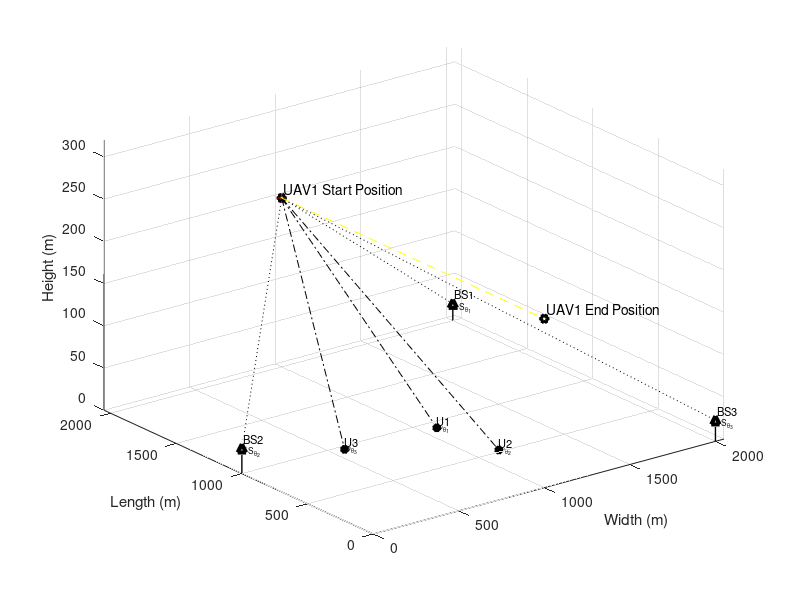

MATLAB code to generate this figure: (Note: this script raises an error after producing the figure.)
clc;
clear variables;
close all;

%% Simulation Environment

enWidth = 2000;             % Simulation Environment Width (X axis)
enLength = 2000;            % Simulation Environment Length (Y axis)
enHeight = 320;             % Simulation Environment Height (Z axis)
maxHeighUAV = 300;          % Maximum Height of UAV
minHeighUAV = 50;           % Minimum Height of UAV
noUsers = 3;                % Number of Users
noBS = 3;                   % Number of Base Sations
noUAV = 1;                  % Number of UAVs

%% Users, Base Sataions and UAV Position

% UAV Position
for i=1:noUAV
    xUAV_S(i) = 1000;       % UAV position in X axis
    yUAV_S(i) = enLength;      % UAV position in Y axis
    zUAV_S(i) = 200;%randi([minHeighUAV,maxHeighUAV]);   % UAV position in Z axis
end

% UAV End Position
for i=1:noUAV
    xUAV_E(i) = 1000;       % UAV position in X axis
    yUAV_E(i) = 0;      % UAV position in Y axis
    zUAV_E(i) = 200;%randi([minHeighUAV,maxHeighUAV]);   % UAV position in Z axis
end

% UAV Position
for i=1:noUAV
    xUAV(i) = 1000;       % UAV position in X axis
    yUAV(i) = enLength;      % UAV position in Y axis
    zUAV(i) = zUAV_S(i);   % UAV position in Z axis
end

% BS positions
xBS = [2000,0,2000];
yBS = [2000,1000,0];
zBS = [20, 30, 25];

% Users' posision
for i=1:noUsers
    xUser(i) = randi([enWidth/4, 3*enWidth/4]);      % User position in X axis
    yUser(i) = randi([enLength/4, 3*enLength/4]);     % User position in Y axis
    zUser(i) = 0;                   % User position in Z axis = 0
end

%% Figure Plot in Initial State

% User plotting
figure,
userPlot = plot3(xUser,yUser,zUser,'k*','linewidth',3); hold on;
for o=1:noUsers
    textUsers(o) = text(xUser(o)-10,yUser(o)-10,zUser(o)+10,['U',num2str(o)],'FontSize', 8);
    textUsAngle(o) = text(xUser(o)+10,yUser(o)+10,['U_{\theta_{',num2str(o),'}}'],'FontSize', 6);
end

% UAVs Plotting
plot3(xUAV_S, yUAV_S, zUAV_S, 'kh','linewidth', 3);
for o=1:noUAV
    text(xUAV_S(o) + 20, yUAV_S(o) + 10, zUAV_S(o) + 10,['UAV',num2str(o),' Start Position']);
end

plot3(xUAV_E, yUAV_E, zUAV_E, 'kh','linewidth', 3);
for o=1:noUAV
    text(xUAV_E(o) + 20, yUAV_E(o) + 10, zUAV_E(o) + 10,['UAV',num2str(o),' End Position']);
end

% BSs Plotting
plot3(xBS, yBS, zBS, 'k^','linewidth', 3);
for o=1:noBS
    plot3([xBS(o) xBS(o)], [yBS(o) yBS(o)],[zBS(o) 0], 'k-','linewidth', 1); drawnow
    text(xBS(o) + 20, yBS(o) + 10, zBS(o) + 10,['BS', num2str(o)],'FontSize', 8);
    textBSAngle(o) = text(xBS(o)+10,yBS(o)+10,zBS(o)-5,['BS_{\theta_{',num2str(o),'}}'],'FontSize', 6);
end

% Plotting LoS Channel between BSs and UAVs
for i = 1:noUAV
    for directBS = 1:noBS
        plot3([xUAV(i) xBS(directBS)], [yUAV(i) yBS(directBS)],[zUAV(i) zBS(directBS)], 'k:','linewidth', 0.5); drawnow
    end
end



% Plotting LoS Channel between users and UAVs
for i = 1:noUAV
    for directUsers = 1:noUsers
        plot3([xUAV(i) xUser(directUsers)], [yUAV(i) yUser(directUsers)],[zUAV(i) zUser(directUsers)], 'k-.','linewidth', 0.5); drawnow
    end
end

% Plotting UAV default path
for i = 1:noUAV
    plot3([xUAV_S(i) xUAV_E(i)], [yUAV_S(i) yUAV_E(i)],[zUAV_S(i) zUAV_E(i)], 'y--','linewidth', 0.5); drawnow
end

mx = (zUAV_S - zUAV_E)/(yUAV_S - yUAV_E);
c = zUAV_S - mx*yUAV_S;

%eqY = m*x + c;

% 3D Plot labels
xlim([0 2050])
ylim([0 2050])
zlim([0 320])
xlabel('Width (m)');
ylabel('Length (m)');
zlabel('Height (m)');
grid on; hold on; drawnow

index = 1;

%% Information for path loss model

eta = 2.5;              % Path Loss Component
b_0dB = -50;            % Reference Channel Gain in dB
b_0 = db2pow(b_0dB);    % Reference Channel Gain in linear scale
k = 0.01;               % Additional attenuation for NLoS

%% Infromation for Rician Fading Model

% Rician factor
K_min = 4;      % K_min value in dB
K_max = 12;     % K_max value in dB

A1 = db2pow(K_min);
A2 = (2/pi)*log((db2pow(K_max))/A1);

%N = 10^5;
g = sqrt(1/2)*(randn(1,1)+1i*randn(1,1));

%% Simulation

for j = enLength:-100:0
    for i=1:noUAV
        zUAV(i) = mx*j + c;
        yUAV(i) = j;
        plot3(xUAV(i),  yUAV(i),  zUAV(i), 'r+','linewidth', 0.5);hold on;

        % LoS distance between UAVs and BSs
        for bm=1:noBS
            groundDisUAV_BS(i,bm) = sqrt((xUAV(i)-xBS(bm))^2 + (yUAV(i)-yBS(bm))^2);
            DisUAV_BS(i,bm) = sqrt(groundDisUAV_BS(i,bm)^2 + (zBS(bm)-zUAV(i))^2);
            
            % Elavation Angle in radiant between UAVs and BS
            angleUAV_BS(i,bm) = atan(abs(zBS(bm)-zUAV(i))/groundDisUAV_BS(i,bm))*(180/pi);
            
            PLoS_BS(index,i,bm) = 1/(1+(10*exp(-0.6*(angleUAV_BS(i,bm)-10))));
            
            pow_LoS_BS = b_0*(DisUAV_BS(i,bm)^(-eta));
            pow_NLoS_BS = k*b_0*(DisUAV_BS(i,bm)^(-eta));
            Ch_pow_LoS_BS(index,i,bm) = pow2db(pow_LoS_BS); 
            Ch_pow_NLoS_BS(index,i,bm) = pow2db(pow_NLoS_BS);
            
            % Expected Path Loss Channel gain
            E_bd_BS = PLoS_BS(index,i,bm)*pow_LoS_BS + (1 - PLoS_BS(index,i,bm))*pow_NLoS_BS;
            E_bd_dB_BS(index,i,bm) = pow2db(E_bd_BS); % in dB
            
            % Angle depend rician factor
            K_UAV_BS(i,bm) = A1*exp(A2*angleUAV_BS(i,bm)*(pi/180));
            
            g_UAV_BS(i,bm) = sqrt(K_UAV_BS(i,bm)/(1+K_UAV_BS(i,bm)))*g + sqrt(1/(1+K_UAV_BS(i,bm)))*g;
            
            h_UAV_BS(index,i,bm) = sqrt(pow_LoS_BS)*g_UAV_BS(i,bm);
            
            h_UAV_BS_dB(index,i,bm) = pow2db(abs(h_UAV_BS(index,i,bm))^2);
            
        end
        
        % LoS distance between UAVs and Users
        for m=1:noUsers
            groundDisUAV_User(i,m) = sqrt((xUAV(i)-xUser(m))^2 + (yUAV(i)-yUser(m))^2);
            DisUAV_User(i,m) = sqrt(groundDisUAV_User(i,m)^2 + zUAV(i)^2);
            
            % Elavation Angle in radiant between UAVs and Users
            angleUAV_User(i,m) = atan(zUAV(i)/groundDisUAV_User(i,m))*(180/pi);
            
            
            PLoS(index,i,m) = 1/(1+(10*exp(-0.6*(angleUAV_User(i,m)-10))));
            
            pow_LoS = b_0*(DisUAV_User(i,m)^(-eta));
            pow_NLoS = k*b_0*(DisUAV_User(i,m)^(-eta));
            Ch_pow_LoS(index,i,m) = pow2db(pow_LoS); 
            Ch_pow_NLoS(index,i,m) = pow2db(pow_NLoS);
            
            % Expected Path Loss Channel gain
            E_bd = PLoS(index,i,m)*pow_LoS + (1 - PLoS(index,i,m))*pow_NLoS;
            E_bd_dB(index,i,m) = pow2db(E_bd); % in dB
            
            
            % Angle depend rician factor
            K_UAV_User(i,m) = A1*exp(A2*angleUAV_User(i,m)*(pi/180));
            
            g_UAV_User(i,m) = sqrt(K_UAV_User(i,m)/(1+K_UAV_User(i,m)))*g + sqrt(1/(1+K_UAV_User(i,m)))*g;
            
            h_UAV_Users(index,i,m) = sqrt(pow_LoS)*g_UAV_User(i,m);
            
            h_UAV_Users_dB(index,i,m) = pow2db(abs(h_UAV_Users(index,i,m))^2);
           
        end
        
        % Power coefficeints calculation for users
        [pow_coef_array_ch(index,:), pow_coef_array_fr(index,:)] = findPowCoeff(abs(h_UAV_Users(index,i,:)),noUsers);
        
        % Achievable Rate Calculations for Users
        [achievableRate_ch(index,:), achievableRate_fr(index,:)] = findAchievableRate(h_UAV_Users(index,i,:),pow_coef_array_ch(index,:),pow_coef_array_fr(index,:),noUsers);
        
        % Achievable Rate Calculations for BSs
        achievableRate_BS(index,:) = findAchievableRate_BS(h_UAV_BS(index,i,:),noBS);
        
        % Achievable Rate Calculations for Users in SWIPT model
        [achievableRate_ch_SWIPT(index,:), achievableRate_fr_SWIPT(index,:)] = findAchievableRate_SWIPT(h_UAV_Users(index,i,:),h_UAV_BS(index,i,:),pow_coef_array_ch(index,:),pow_coef_array_fr(index,:),noUsers);
        
        minRate = min(achievableRate_ch(index,:))
        if index>1 && index<21
            updatedPosition = positionUpdate_PSO(xUAV(i),yUAV(i),zUAV(i),minRate,noUsers,xUser,yUser,g);
            % updatedPosition = positionUpdate_PSO_selfcode(xUAV(i),yUAV(i),zUAV(i),minRate,noUsers,xUser,yUser,g);
            
            up_xUAV(index,i) = xUAV(i) + updatedPosition.position(1);
            up_zUAV(index,i) = zUAV(i) + updatedPosition.position(2);
            up_yUAV(index,i) = yUAV(i);
        else
            up_xUAV(index,i) = xUAV(i);
            up_yUAV(index,i) = yUAV(i);
            up_zUAV(index,i) = zUAV(i);
        end
        plot3(up_xUAV(index,i),  up_yUAV(index,i),  up_zUAV(index,i), 'gh','linewidth', 0.5);hold on;
        
        if index>1 
            plot3([up_xUAV(index-1,i) up_xUAV(index,i)], [up_yUAV(index-1,i) up_yUAV(index,i)],[up_zUAV(index-1,i) up_zUAV(index,i)], 'g--','linewidth', 0.5); drawnow
        end
       % updatedPosition.minRate
        % LoS distance between UAVs and BSs
        for bm=1:noBS
            groundDisUAV_BS_Up(i,bm) = sqrt((up_xUAV(index,i)-xBS(bm))^2 + (up_yUAV(index,i)-yBS(bm))^2);
            DisUAV_BS_Up(i,bm) = sqrt(groundDisUAV_BS_Up(i,bm)^2 + (zBS(bm)-up_zUAV(index,i))^2);
            
            % Elavation Angle in radiant between UAVs and Users
            angleUAV_BS_Up(i,bm) = atan(abs(zBS(bm)-up_zUAV(index,i))/groundDisUAV_BS_Up(i,bm))*(180/pi);
            
            PLoS_BS_Up(index,i,bm) = 1/(1+(10*exp(-0.6*(angleUAV_BS_Up(i,bm)-10))));
            
            pow_LoS_BS_Up = b_0*(DisUAV_BS_Up(i,bm)^(-eta));
            pow_NLoS_BS_Up = k*b_0*(DisUAV_BS_Up(i,bm)^(-eta));
            Ch_pow_LoS_BS_Up(index,i,bm) = pow2db(pow_LoS_BS_Up); 
            Ch_pow_NLoS_BS_Up(index,i,bm) = pow2db(pow_NLoS_BS_Up);
            
            % Expected Path Loss Channel gain
            E_bd_BS_Up = PLoS_BS_Up(index,i,bm)*pow_LoS_BS_Up + (1 - PLoS_BS_Up(index,i,bm))*pow_NLoS_BS_Up;
            E_bd_dB_BS_Up(index,i,bm) = pow2db(E_bd_BS_Up); % in dB
            
            % Angle depend rician factor
            K_UAV_BS_Up(i,bm) = A1*exp(A2*angleUAV_BS_Up(i,bm)*(pi/180));
            
            g_UAV_BS_Up(i,bm) = sqrt(K_UAV_BS_Up(i,bm)/(1+K_UAV_BS_Up(i,bm)))*g + sqrt(1/(1+K_UAV_BS_Up(i,bm)))*g;
            
            h_UAV_BS_Up(index,i,bm) = sqrt(pow_LoS_BS_Up)*g_UAV_BS_Up(i,bm);
            
            h_UAV_BS_dB_Up(index,i,bm) = pow2db(abs(h_UAV_BS_Up(index,i,bm))^2);
            
        end
        
        % LoS distance between UAVs and Users
        for m=1:noUsers
            groundDisUAV_User_Up(i,m) = sqrt((up_xUAV(index,i)-xUser(m))^2 + (up_yUAV(index,i)-yUser(m))^2);
            DisUAV_User_Up(i,m) = sqrt(groundDisUAV_User_Up(i,m)^2 + up_zUAV(index,i)^2);
            
            % Elavation Angle in radiant between UAVs and Users
            angleUAV_User_Up(i,m) = atan(up_zUAV(index,i)/groundDisUAV_User_Up(i,m))*(180/pi);
            
            
            PLoS_Up(index,i,m) = 1/(1+(10*exp(-0.6*(angleUAV_User_Up(i,m)-10))));
            
            pow_LoS_Up = b_0*(DisUAV_User_Up(i,m)^(-eta));
            pow_NLoS_Up = k*b_0*(DisUAV_User_Up(i,m)^(-eta));
            Ch_pow_LoS_Up(index,i,m) = pow2db(pow_LoS_Up); 
            Ch_pow_NLoS_Up(index,i,m) = pow2db(pow_NLoS_Up);
            
            % Expected Path Loss Channel gain
            E_bd_Up = PLoS_Up(index,i,m)*pow_LoS_Up + (1 - PLoS_Up(index,i,m))*pow_NLoS_Up;
            E_bd_dB_Up(index,i,m) = pow2db(E_bd_Up); % in dB
            
            
            % Angle depend rician factor
            K_UAV_User_Up(i,m) = A1*exp(A2*angleUAV_User_Up(i,m)*(pi/180));
            
            g_UAV_User_Up(i,m) = sqrt(K_UAV_User_Up(i,m)/(1+K_UAV_User_Up(i,m)))*g + sqrt(1/(1+K_UAV_User_Up(i,m)))*g;
            
            h_UAV_Users_Up(index,i,m) = sqrt(pow_LoS_Up)*g_UAV_User_Up(i,m);
            
            h_UAV_Users_dB_Up(index,i,m) = pow2db(abs(h_UAV_Users_Up(index,i,m))^2);
           
        end
%         %%%%%%%%%%%%%%%%%%%%%%%%%%%%%%%%%%%%%%%%%%%%%%%%%%%%%%%%%%%%%%%%%%%%%%%%%%%%%%%%%%%%%%%%%%%%%%%%%%
%         minRate_SWIPT = min(achievableRate_ch_SWIPT(index,:))
%         if index>1 && index<21
%             updatedPosition_SWIPT = positionUpdate_PSO_SWIPT(xUAV(i),yUAV(i),zUAV(i),xBS,yBS,zBS,minRate,noUsers,xUser,yUser,g,noBS);
%             up_xUAV_SWIPT(index,i) = xUAV(i) + updatedPosition_SWIPT.position(1);
%             up_zUAV_SWIPT(index,i) = zUAV(i) + updatedPosition_SWIPT.position(2);
%             up_yUAV_SWIPT(index,i) = yUAV(i);
%         else
%             up_xUAV_SWIPT(index,i) = xUAV(i);
%             up_yUAV_SWIPT(index,i) = yUAV(i);
%             up_zUAV_SWIPT(index,i) = zUAV(i);
%         end
%         plot3(up_xUAV_SWIPT(index,i),  up_yUAV_SWIPT(index,i),  up_zUAV_SWIPT(index,i), 'gp','linewidth', 0.5);hold on;
%         
%         if index>1 
%             plot3([up_xUAV_SWIPT(index-1,i) up_xUAV_SWIPT(index,i)], [up_yUAV_SWIPT(index-1,i) up_yUAV_SWIPT(index,i)],[up_zUAV_SWIPT(index-1,i) up_zUAV_SWIPT(index,i)], 'm--','linewidth', 0.5); drawnow
%         end
%        % updatedPosition.minRate
%         % LoS distance between UAVs and BSs
%         for bm=1:noBS
%             groundDisUAV_BS_Up_SWIPT(i,bm) = sqrt((up_xUAV_SWIPT(index,i)-xBS(bm))^2 + (up_yUAV_SWIPT(index,i)-yBS(bm))^2);
%             DisUAV_BS_Up_SWIPT(i,bm) = sqrt(groundDisUAV_BS_Up_SWIPT(i,bm)^2 + (zBS(bm)-up_zUAV_SWIPT(index,i))^2);
%             
%             % Elavation Angle in radiant between UAVs and Users
%             angleUAV_BS_Up_SWIPT(i,bm) = atan(abs(zBS(bm)-up_zUAV_SWIPT(index,i))/groundDisUAV_BS_Up_SWIPT(i,bm))*(180/pi);
%             
%             PLoS_BS_Up_SWIPT(index,i,bm) = 1/(1+(10*exp(-0.6*(angleUAV_BS_Up_SWIPT(i,bm)-10))));
%             
%             pow_LoS_BS_Up_SWIPT = b_0*(DisUAV_BS_Up_SWIPT(i,bm)^(-eta));
%             pow_NLoS_BS_Up_SWIPT = k*b_0*(DisUAV_BS_Up_SWIPT(i,bm)^(-eta));
%             Ch_pow_LoS_BS_Up_SWIPT(index,i,bm) = pow2db(pow_LoS_BS_Up_SWIPT); 
%             Ch_pow_NLoS_BS_Up_SWIPT(index,i,bm) = pow2db(pow_NLoS_BS_Up_SWIPT);
%             
%             % Expected Path Loss Channel gain
%             E_bd_BS_Up_SWIPT = PLoS_BS_Up_SWIPT(index,i,bm)*pow_LoS_BS_Up_SWIPT + (1 - PLoS_BS_Up_SWIPT(index,i,bm))*pow_NLoS_BS_Up_SWIPT;
%             E_bd_dB_BS_Up_SWIPT(index,i,bm) = pow2db(E_bd_BS_Up_SWIPT); % in dB
%             
%             % Angle depend rician factor
%             K_UAV_BS_Up_SWIPT(i,bm) = A1*exp(A2*angleUAV_BS_Up_SWIPT(i,bm)*(pi/180));
%             
%             g_UAV_BS_Up_SWIPT(i,bm) = sqrt(K_UAV_BS_Up_SWIPT(i,bm)/(1+K_UAV_BS_Up_SWIPT(i,bm)))*g + sqrt(1/(1+K_UAV_BS_Up_SWIPT(i,bm)))*g;
%             
%             h_UAV_BS_Up_SWIPT(index,i,bm) = sqrt(pow_LoS_BS_Up_SWIPT)*g_UAV_BS_Up_SWIPT(i,bm);
%             
%             h_UAV_BS_dB_Up_SWIPT(index,i,bm) = pow2db(abs(h_UAV_BS_Up_SWIPT(index,i,bm))^2);
%             
%         end
%         
%         % LoS distance between UAVs and Users
%         for m=1:noUsers
%             groundDisUAV_User_Up_SWIPT(i,m) = sqrt((up_xUAV_SWIPT(index,i)-xUser(m))^2 + (up_yUAV_SWIPT(index,i)-yUser(m))^2);
%             DisUAV_User_Up_SWIPT(i,m) = sqrt(groundDisUAV_User_Up_SWIPT(i,m)^2 + up_zUAV_SWIPT(index,i)^2);
%             
%             % Elavation Angle in radiant between UAVs and Users
%             angleUAV_User_Up_SWIPT(i,m) = atan(up_zUAV_SWIPT(index,i)/groundDisUAV_User_Up_SWIPT(i,m))*(180/pi);
%             
%             
%             PLoS_Up_SWIPT(index,i,m) = 1/(1+(10*exp(-0.6*(angleUAV_User_Up_SWIPT(i,m)-10))));
%             
%             pow_LoS_Up_SWIPT = b_0*(DisUAV_User_Up_SWIPT(i,m)^(-eta));
%             pow_NLoS_Up_SWIPT = k*b_0*(DisUAV_User_Up_SWIPT(i,m)^(-eta));
%             Ch_pow_LoS_Up_SWIPT(index,i,m) = pow2db(pow_LoS_Up_SWIPT); 
%             Ch_pow_NLoS_Up_SWIPT(index,i,m) = pow2db(pow_NLoS_Up_SWIPT);
%             
%             % Expected Path Loss Channel gain
%             E_bd_Up_SWIPT = PLoS_Up_SWIPT(index,i,m)*pow_LoS_Up_SWIPT + (1 - PLoS_Up_SWIPT(index,i,m))*pow_NLoS_Up_SWIPT;
%             E_bd_dB_Up_SWIPT(index,i,m) = pow2db(E_bd_Up_SWIPT); % in dB
%             
%             
%             % Angle depend rician factor
%             K_UAV_User_Up_SWIPT(i,m) = A1*exp(A2*angleUAV_User_Up_SWIPT(i,m)*(pi/180));
%             
%             g_UAV_User_Up_SWIPT(i,m) = sqrt(K_UAV_User_Up_SWIPT(i,m)/(1+K_UAV_User_Up_SWIPT(i,m)))*g + sqrt(1/(1+K_UAV_User_Up_SWIPT(i,m)))*g;
%             
%             h_UAV_Users_Up_SWIPT(index,i,m) = sqrt(pow_LoS_Up_SWIPT)*g_UAV_User_Up_SWIPT(i,m);
%             
%             h_UAV_Users_dB_Up_SWIPT(index,i,m) = pow2db(abs(h_UAV_Users_Up_SWIPT(index,i,m))^2);
%            
%         end
% 
%         
%         
%         
%         %%%%%%%%%%%%%%%%%%%%%%%%%%%%%%%%%%%%%%%%%%%%%%%%%%%%%%%%%%%%%%%%%%%%%%%%%%%%%%%%%%%%%%%%%%%%%%%%%
        % Power coefficeints calculation for users
        [pow_coef_array_ch_Up(index,:), pow_coef_array_fr_Up(index,:)] = findPowCoeff(abs(h_UAV_Users_Up(index,i,:)),noUsers);
        
        % Achievable Rate Calculations for Users
        [achievableRate_ch_Up(index,:), achievableRate_fr_Up(index,:)] = findAchievableRate(h_UAV_Users_Up(index,i,:),pow_coef_array_ch_Up(index,:),pow_coef_array_fr_Up(index,:),noUsers);
        
        % Achievable Rate Calculations for BSs
        achievableRate_BS_Up(index,:) = findAchievableRate_BS(h_UAV_BS_Up(index,i,:),noBS);
        
        % Achievable Rate Calculations for Users in SWIPT model
        [achievableRate_ch_SWIPT_Up(index,:), achievableRate_fr_SWIPT_Up(index,:)] = findAchievableRate_SWIPT(h_UAV_Users_Up(index,i,:),h_UAV_BS_Up(index,i,:),pow_coef_array_ch_Up(index,:),pow_coef_array_fr_Up(index,:),noUsers);
        
        minAchRate(index) = min(achievableRate_ch(index,:));
        minAchRate_Up(index) = min(achievableRate_ch_Up(index,:));
        
        minAchRate_SWIPT(index) = min(achievableRate_ch_SWIPT(index,:));
        minAchRate_Up_SWIPT(index) = min(achievableRate_ch_SWIPT_Up(index,:));
        
        
%     
%         
%         %%%%%%%%%%%%%%%%%%%%%%%%%%%%%%%%%%%%%%%%%%%%%%%%%%%%%%%%%%%%%%%%%%%%%%%%%%%%%%%%%%%%%%%%%%%%%%%%%%%
%         
%         % Power coefficeints calculation for users
%         [pow_coef_array_ch_Up_SWIPT(index,:), pow_coef_array_fr_Up_SWIPT(index,:)] = findPowCoeff(abs(h_UAV_Users_Up_SWIPT(index,i,:)),noUsers);
%         
%         % Achievable Rate Calculations for Users
%         %[achievableRate_ch_Up_SWIPT(index,:), achievableRate_fr_Up_SWIPT(index,:)] = findAchievableRate(h_UAV_Users_Up_SWIPT(index,i,:),pow_coef_array_ch_Up_SWIPT(index,:),pow_coef_array_fr_Up_SWIPT(index,:),noUsers);
%         
%         % Achievable Rate Calculations for BSs
%         %achievableRate_BS_Up_SWIPT(index,:) = findAchievableRate_BS(h_UAV_BS_Up_SWIPT(index,i,:),noBS);
%         
%         % Achievable Rate Calculations for Users in SWIPT model
%         [achievableRate_ch_SWIPT_Up(index,:), achievableRate_fr_SWIPT_Up(index,:)] = findAchievableRate_SWIPT(h_UAV_Users_Up_SWIPT(index,i,:),h_UAV_BS_Up_SWIPT(index,i,:),pow_coef_array_ch_Up_SWIPT(index,:),pow_coef_array_fr_Up_SWIPT(index,:),noUsers);
%         
%         %%%%%%%%%%%%%%%%%%%%%%%%%%%%%%%%%%%%%%%%%%%%%%%%%%%%%%%%%%%%%%%%%%%%%%%%%%%%%%%%%%%%%%%%%%%%%%%%%%%
%         
%         minAchRate_SWIPT(index) = min(achievableRate_ch_SWIPT(index,:));
%         minAchRate_Up_SWIPT(index) = min(achievableRate_ch_SWIPT_Up(index,:));
%         
        
    end
    index = index +1;
end


%%%%%%%%%%%%%%%%%%%%%%%%%%%%%%%%%%%%%%%%%%%%%%%%%%%%%%%%%%%%%%%%%%%%
% PLoS for Users
steps = 1:21;
figure;
plot(steps,PLoS(:,1,1),'k--^','linewidth', 1);hold on;
plot(steps,PLoS(:,1,2),'k--square','linewidth', 1);
plot(steps,PLoS(:,1,3),'k--diamond','linewidth', 1);

title('Line of Sight Probablility between UAV and GUs in each Step')
xlabel('Steps')
ylabel('Probability')
xlim([1 21])
ylim([0 1])
legend('User 1', 'User 2', 'User 3');
grid on;


%%%%%%%%%%%%%%%%%%%%%%%%%%%%%%%%%%%%%%%%%%%%%%%%%%%%%%%%%%%%%%%%%%%%%%%%%%%
% PLoS for BSs
figure;
plot(steps,PLoS_BS(:,1,1),'k--o','linewidth', 1);hold on;
plot(steps,PLoS_BS(:,1,2),'k--*','linewidth', 1);
plot(steps,PLoS_BS(:,1,3),'k--x','linewidth', 1);

xlim([1 21])
ylim([0 0.2])
title('Line of Sight Probablility between UAV and BSs in each Step')
xlabel('Steps')
ylabel('Probability')
legend('BS 1', 'BS 2', 'BS 3');
grid on;

%%%%%%%%%%%%%%%%%%%%%%%%%%%%%%%%%%%%%%%%%%%%%%%%%%%%%%%%%%%%%%%%%%%%%%%%%%%%%%%%%%%%%%%%%%%%%%
% Channel power Users
figure;
% plot(steps,E_bd_dB(:,1,1),'m-^','linewidth', 1);hold on;
% plot(steps,E_bd_dB(:,1,2),'g-^','linewidth', 1);
% plot(steps,E_bd_dB(:,1,3),'c-^','linewidth', 1);

plot(steps,h_UAV_Users_dB(:,1,1),'k--^','linewidth', 1);hold on;
plot(steps,h_UAV_Users_dB(:,1,2),'k--square','linewidth', 1);
plot(steps,h_UAV_Users_dB(:,1,3),'k--diamond','linewidth', 1);

title('Rician Channel Power between UAV and GUs in each Step')
xlabel('Steps')
ylabel('Channel power in dB')
xlim([1 21])
%ylim([0 1])
legend('User 1', 'User 2', 'User 3');
grid on;

%%%%%%%%%%%%%%%%%%%%%%%%%%%%%%%%%%%%%%%%%%%%%%%%%%%%%%%%%%%%%%%%%%%%%%%%%%%%%%%%%%%%%%%%%%%%%%%%%%%%%%%%%%%%%%%%%%%%%%%%%%%%
% Channel power BSs
figure;

plot(steps,h_UAV_BS_dB(:,1,1),'k--o','linewidth', 1);hold on;
plot(steps,h_UAV_BS_dB(:,1,2),'k--*','linewidth', 1);
plot(steps,h_UAV_BS_dB(:,1,3),'k--x','linewidth', 1);

title('Rician Channel Power between UAV and BSs in each Step')
xlabel('Steps')
ylabel('Channel power in dB')
xlim([1 21])
%ylim([0 1])
legend('BS 1', 'BS 2', 'BS 3');
grid on;

%%%%%%%%%%%%%%%%%%%%%%%%%%%%%%%%%%%%%%%%%%%%%%%%%%%%%%%%%%%%%%%%%%%%%%%%%%%%%%%%%%%%%%%%%%%%%%%%%%%%%%%%%%%%%%%%%%%%%%%%%%%%%%%%%%%%%%%%%%%%%%
% Achievable rate for Users
figure;
plot(steps,achievableRate_ch(:,1),'c--^','linewidth', 1);hold on;
plot(steps,achievableRate_ch(:,2),'c--square','linewidth', 1);
plot(steps,achievableRate_ch(:,3),'c--diamond','linewidth', 1);

plot(steps,achievableRate_ch_Up(:,1),'y-^','linewidth', 1);hold on;
plot(steps,achievableRate_ch_Up(:,2),'y-square','linewidth', 1);
plot(steps,achievableRate_ch_Up(:,3),'y-diamond','linewidth', 1);

title('Achievable Rate for GUs in each Step (With Channel based Power Coefficeints)')
xlim([1 21])
%ylim([0 1])
xlabel('Steps')
ylabel('Achievable Rate in bps')
legend('User 1', 'User 2', 'User 3','User 1 (Optimized)', 'User 2 (Optimized)', 'User 3 (Optimized)');
grid on;
% 
% %%%%%%%%%%%%%%%%%%%%%%%%%%%%%%%%%%%%%%%%%%%%%%%%%%%%%%%%%%%%%%%%%%%%%%%%%%%%%%%%%%%%%%%%%%%%%%%%%%%%%%%%%%%%%%%%%%%%%%%%%%%%%%%%%%%%%%%%%%%
% figure
% plot(steps,achievableRate_fr(:,1),'m^--','linewidth', 1);hold on;
% plot(steps,achievableRate_fr(:,2),'g^--','linewidth', 1);
% plot(steps,achievableRate_fr(:,3),'c^--','linewidth', 1);
% 
% plot(steps,achievableRate_fr_Up(:,1),'b^-','linewidth', 1);hold on;
% plot(steps,achievableRate_fr_Up(:,2),'r^-','linewidth', 1);
% plot(steps,achievableRate_fr_Up(:,3),'k^-','linewidth', 1);
% 
% title('Achievable Rate for GUs in each Step (With Fraction value based Power Coefficeints)')
% xlim([1 21])
% %ylim([0 1])
% xlabel('Steps')
% ylabel('Achievable Rate in bps')
% legend('User 1', 'User 2', 'User 3','User 1 (Optimized)', 'User 2 (Optimized)', 'User 3 (Optimized)');
% grid on;
% 

%Achievable rate for BSs
figure;
plot(steps,achievableRate_BS(:,1),'c--o','linewidth', 1);hold on;
plot(steps,achievableRate_BS(:,2),'c--*','linewidth', 1);
plot(steps,achievableRate_BS(:,3),'c--x','linewidth', 1);

plot(steps,achievableRate_BS_Up(:,1),'y-o','linewidth', 1);hold on;
plot(steps,achievableRate_BS_Up(:,2),'y-*','linewidth', 1);
plot(steps,achievableRate_BS_Up(:,3),'y-x','linewidth', 1);

title('Achievable Rate for BSs in each Step (With Channel based Power Coefficeints)')
xlim([1 21])
%ylim([0 1])
legend('BS 1', 'BS 2', 'BS 3','BS 1 (Optimized)', 'BS 2 (Optimized)', 'BS 3 (Optimized)');
grid on;
% 
%%%%%%%%%%%%%%%%%%%%%%%%%%%%%%%%%%%%%%%%%%%%%%%%%%%%%%%%%%%%%%%%%%%%%%%%%%%%%%%%%%%%%%%%%%%

% Achievable rate for Users SWIPT Model
figure;
plot(steps,achievableRate_ch_SWIPT(:,1),'c--^','linewidth', 1);hold on;
plot(steps,achievableRate_ch_SWIPT(:,2),'c--square','linewidth', 1);
plot(steps,achievableRate_ch_SWIPT(:,3),'c--diamond','linewidth', 1);

plot(steps,achievableRate_ch_SWIPT_Up(:,1),'y-^','linewidth', 1);hold on;
plot(steps,achievableRate_ch_SWIPT_Up(:,2),'y-square','linewidth', 1);
plot(steps,achievableRate_ch_SWIPT_Up(:,3),'y-diamond','linewidth', 1);

title('Achievable Rate for GUs in each Step in SWIPT Model (With Channel based Power Coefficeints)')
xlim([1 21])
%ylim([0 1])
xlabel('Steps')
ylabel('Achievable Rate in bps')
legend('User 1', 'User 2', 'User 3','User 1 (Optimized)', 'User 2 (Optimized)', 'User 3 (Optimized)');
grid on;
% 
% %%%%%%%%%%%%%%%%%%%%%%%%%%%%%%%%%%%%%%%%%%%%%%%%%%%%%%%%%%%%%%%%%%%%%%%%%%%%%%%%%%%%%%%%%%%%%%%%%%%%%%%%%%%%
% figure;
% plot(steps,achievableRate_fr_SWIPT(:,1),'m^--','linewidth', 1);hold on;
% plot(steps,achievableRate_fr_SWIPT(:,2),'g^--','linewidth', 1);
% plot(steps,achievableRate_fr_SWIPT(:,3),'c^--','linewidth', 1);
% 
% plot(steps,achievableRate_fr_SWIPT_Up(:,1),'b^-','linewidth', 1);hold on;
% plot(steps,achievableRate_fr_SWIPT_Up(:,2),'r^-','linewidth', 1);
% plot(steps,achievableRate_fr_SWIPT_Up(:,3),'k^-','linewidth', 1);
% 
% title('Achievable Rate for GUs in each Step in SWIPT Model (With Fraction value based Power Coefficeints)')
% xlim([1 21])
% %ylim([0 1])
% xlabel('Steps')
% ylabel('Achievable Rate in bps')
% legend('User 1', 'User 2', 'User 3','User 1 (Optimized)', 'User 2 (Optimized)', 'User 3 (Optimized)');
% grid on;
% 
%%%%%%%%%%%%%%%%%%%%%%%%%%%%%%%%%%%%%%%%%%%%%%%%%%%%%%%%%%%%%%%%%%%%%%%%%%%%%%%%%%%%%%%%%%%
figure;
plot(steps,minAchRate(:),'g--<','linewidth', 1);hold on;

plot(steps,minAchRate_Up(:),'m-<','linewidth', 1);

title('Minimum Achievable Rate of Network in each Step (With Channel based based Power Coefficeints)')
xlim([1 21])
%ylim([0 1])
xlabel('Steps')
ylabel('Achievable Rate in bps')
legend('Minimum Rate (before Optimized)', 'Minimum Rate (After Optimized)');
grid on;


figure;
plot(steps,minAchRate_SWIPT(:),'g-->','linewidth', 1);hold on;

plot(steps,minAchRate_Up_SWIPT(:),'m->','linewidth', 1);

title('Minimum Achievable Rate of Network in each Step in SWIPT Model (With Channel based based Power Coefficeints)')
xlim([1 21])
%ylim([0 1])
xlabel('Steps')
ylabel('Achievable Rate in bps')
legend('Minimum Rate (before Optimized)', 'Minimum Rate (After Optimized)');
grid on;
